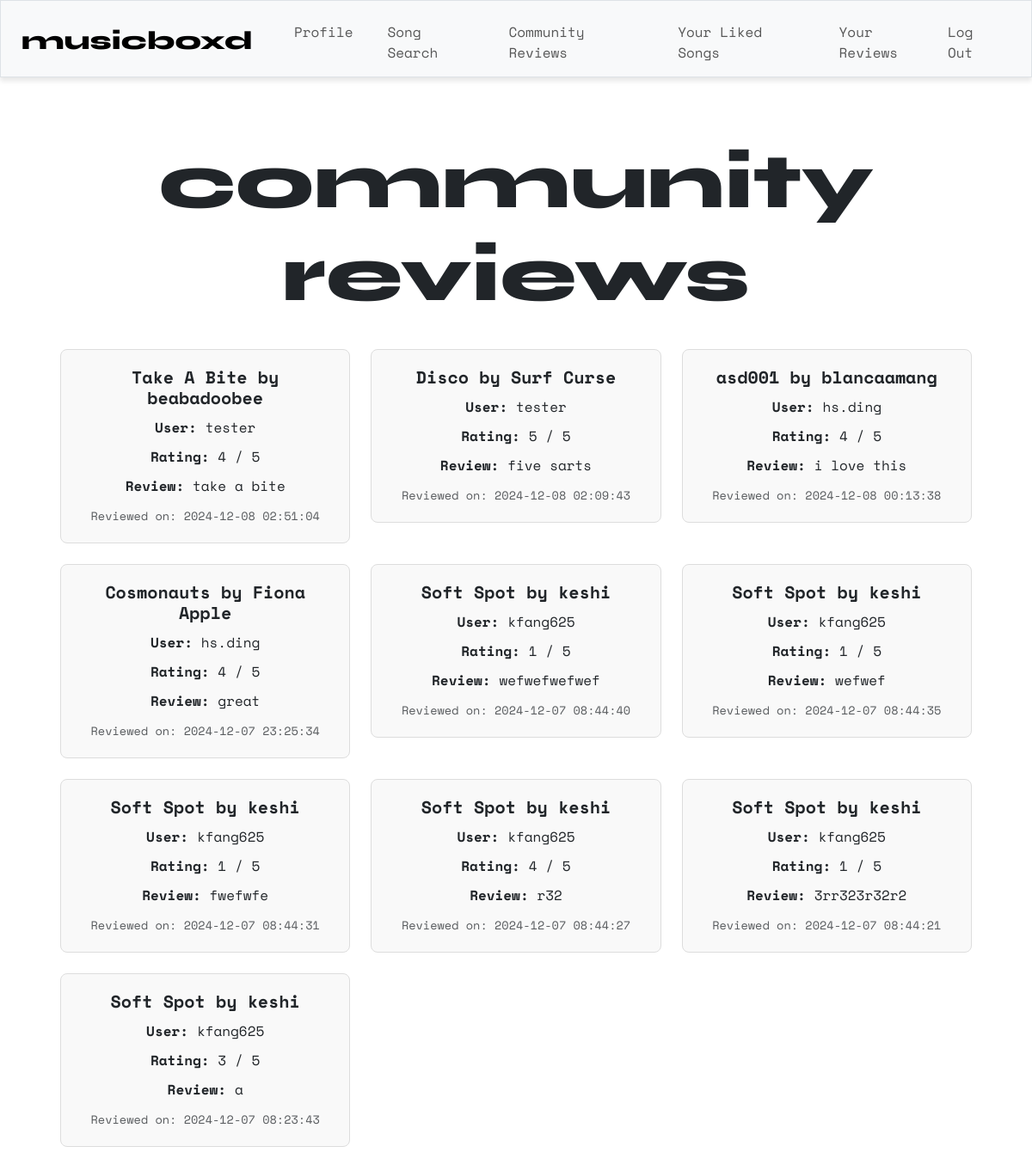
The page /recent (signed in) on the database as committed earlier.
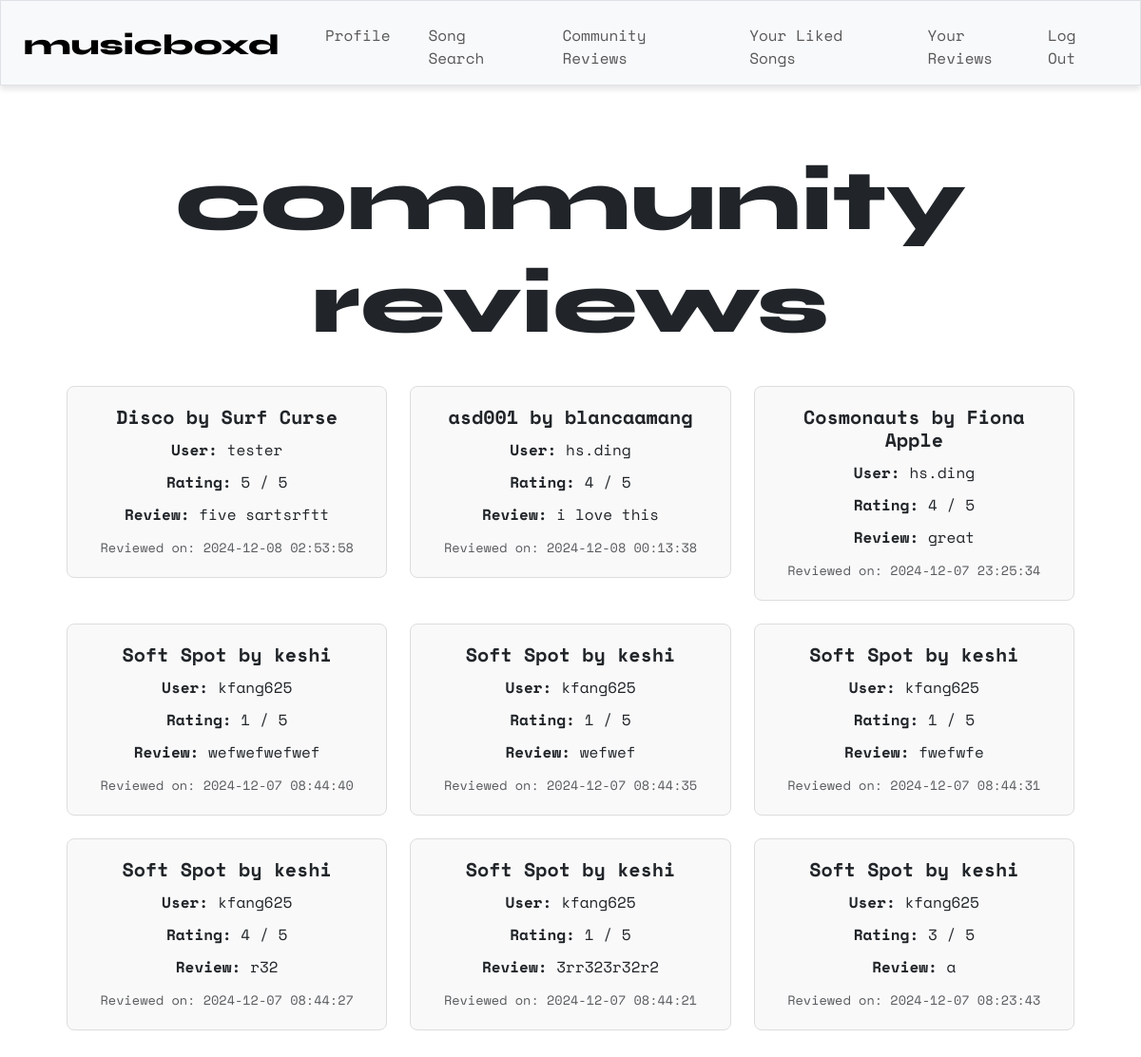
The same page on the database as committed later.
### tables this page shows
CREATE TABLE reviews ( id INTEGER PRIMARY KEY, review TEXT NOT NULL, rating INTEGER NOT NULL, user_id INTEGER NOT NULL, song_id TEXT NOT NULL, timestamp DATETIME DEFAULT CURRENT_TIMESTAMP, FOREIGN KEY (user_id) REFERENCES users (id), FOREIGN KEY (song_id) REFERENCES songs (id) );

CREATE TABLE songs ( id TEXT PRIMARY KEY, title TEXT NOT NULL, artist TEXT NOT NULL);

CREATE TABLE users ( id INTEGER PRIMARY KEY, username TEXT NOT NULL UNIQUE, hash TEXT NOT NULL );

### app.py (the view)
@app.route("/recent")
@login_required
def recent():
    reviews = db.execute("""
        SELECT users.username, reviews.rating, reviews.timestamp, reviews.review,
               songs.title AS song_title, songs.artist AS song_artist
        FROM reviews
        JOIN users ON reviews.user_id = users.id
        JOIN songs ON reviews.song_id = songs.id
        ORDER BY reviews.timestamp DESC
    """)
    return render_template("recent.html", reviews=reviews)

### helpers.py (called while the page is built)
def login_required(f):
    @wraps(f)
    def decorated_function(*args, **kwargs):
        if session.get("user_id") is None:
            return redirect("/login")
        return f(*args, **kwargs)
    return decorated_function

### templates/recent.html (shortened to what this page needs)
{% extends "layout.html" %}
{% block main %}
    <div class="container">
        <h1 class="syne">community<br>reviews</h1>
        <br>
        {% if reviews %}
            <div class="row row-cols-1 row-cols-md-3 g-4">
                {% for review in reviews %}
                    <div class="col">
                        <div class="card">
                            <div class="card-body">
                                <h5 class="card-title">{{ review.song_title }} by {{ review.song_artist }}</h5>
                                <p class="card-text"><strong>User:</strong> {{ review.username }}</p>
                                <p class="card-text"><strong>Rating:</strong> {{ review.rating }} / 5</p>
                                <p class="card-text"><strong>Review:</strong> {{ review.review }}</p>
                                <p class="card-text"><small class="text-muted">Reviewed on: {{ review.timestamp }}</small></p>
                            </div>
                        </div>
                    </div>
                {% endfor %}
            </div>
        {% else %}
            <p class="text-muted">No reviews yet.</p>
        {% endif %}
    </div>
{% endblock %}

### templates/layout.html (shortened to what this page needs)
<!DOCTYPE html>
<html lang="en">
    <head>
        <link href="https://cdn.jsdelivr.net/npm/bootstrap@5.3.3/dist/css/bootstrap.min.css" rel="stylesheet">
        <link href="https://cdnjs.cloudflare.com/ajax/libs/font-awesome/6.0.0-beta3/css/all.min.css" rel="stylesheet">
        <link href="/static/styles.css" rel="stylesheet">
    </head>
    <body>
        {% if session["user_id"] %}
            <nav class="bg-light border navbar navbar-expand-md navbar-light">
                <div class="container-fluid px-4">
                    <a class="navbar-brand" href="/"><span class="syne" style="font-size:30px">musicboxd</span></a>
                    <div class="collapse navbar-collapse" id="navbar">
                        <ul class="navbar-nav me-auto mt-2">
                            <li class="nav-item ms-4"><a class="nav-link" href="/profile">Profile</a></li>
                            <li class="nav-item ms-4"><a class="nav-link" href="/search">Song Search</a></li>
                            <li class="nav-item ms-4"><a class="nav-link" href="/recent">Community Reviews</a></li>
                            <li class="nav-item ms-4"><a class="nav-link" href="/all_liked">Your Liked Songs</a></li>
                            <li class="nav-item ms-4"><a class="nav-link" href="/all_reviews">Your Reviews</a></li>
                        </ul>
                        <ul class="navbar-nav ms-auto mt-2">
                            <li class="nav-item"><a class="nav-link" href="/logout">Log Out</a></li>
                        </ul>
                    </div>
                </div>
            </nav>
        {% endif %}
        <main class="container py-5 text-center">
            {% block main %}{% endblock %}
        </main>
    </body>
</html>

### static/styles.css (style rules this page uses)
h1 { font-size: 90px; }
p { font-size: 20px; }
ul { list-style-type: none; }
nav { position: sticky; top: 0; left: 0; right: 0; z-index: 1000; background-color: #fff; box-shadow: 0 4px 6px rgba(0, 0, 0, 0.1); padding: 20px; }
nav .navbar-brand { font-size: xx-large; font-family: "Space Mono"; }
.card { border: 1px solid #ddd; border-radius: 8px; background-color: #f9f9f9; transition: box-shadow 0.3s ease-in-out; }
.card-body { padding: 20px; }
.card-title { font-size: 1.25rem; font-weight: bold; margin-bottom: 10px; }
.card-text { font-size: 1rem; margin-bottom: 8px; }
.card-text small { font-size: 0.85rem; color: #6c757d; }
.card-body p { margin-bottom: 10px; }
.container { padding: 20px; }
body { background-color: #ffffff; font-family: "Space Mono"; overflow: visible; }
.syne { font-family: "Syne", sans-serif; font-optical-sizing: auto; font-weight: 800; font-style: normal; }

Rows that differ between the two databases and show on the page:
removed reviews: song_title "Take A Bite", song_artist "beabadoobee", username "tester", rating "4", review "take a bite", timestamp "2024-12-08 02:51:04"
changed reviews "Disco": review "five sarts" → "five sartsrftt"; timestamp "2024-12-08 02:09:43" → "2024-12-08 02:53:58"
